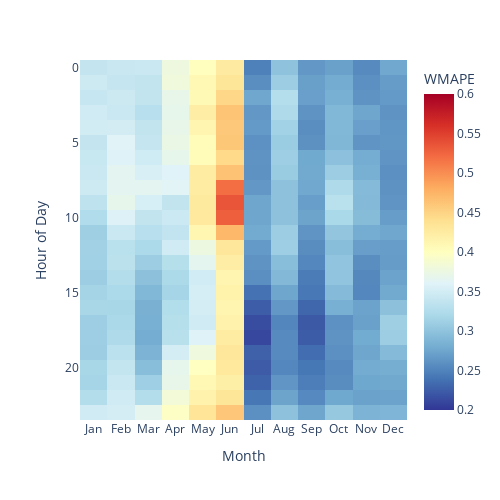

Notebook source saved alongside this figure:
### Code cell
cnnlstm.plot_heatmap()

### Figure 1 — Plotly figure (JSON) as saved in the notebook; plotly's stock layout.template omitted (floating-point values rounded to 4 significant figures; data arrays with more than 128 entries replaced by an {"elided": "..."} marker saying what was removed)
{"data": [{"coloraxis": "coloraxis", "hovertemplate": "Month: %{x}<br>Hour of Day: %{y}<br>WMAPE: %{z}<extra></extra>", "name": "0", "type": "heatmap", "x": ["Jan", "Feb", "Mar", "Apr", "May", "Jun", "Jul", "Aug", "Sep", "Oct", "Nov", "Dec"], "xaxis": "x", "y": [0, 1, 2, 3, 4, 5, 6, 7, 8, 9, 10, 11, 12, 13, 14, 15, 16, 17, 18, 19, 20, 21, 22, 23], "yaxis": "y", "z": {"elided": "24x12 float values"}}], "layout": {"autosize": false, "coloraxis": {"cmax": 0.6, "cmin": 0.2, "colorbar": {"title": {"text": "WMAPE"}}, "colorscale": [[0, "rgb(49,54,149)"], [0.1, "rgb(69,117,180)"], [0.2, "rgb(116,173,209)"], [0.3, "rgb(171,217,233)"], [0.4, "rgb(224,243,248)"], [0.5, "rgb(255,255,191)"], [0.6, "rgb(254,224,144)"], [0.7, "rgb(253,174,97)"], [0.8, "rgb(244,109,67)"], [0.9, "rgb(215,48,39)"], [1, "rgb(165,0,38)"]]}, "height": 500, "margin": {"t": 60}, "width": 500, "xaxis": {"anchor": "y", "autorange": true, "domain": [0, 1], "range": [-0.5, 11.5], "side": "bottom", "title": {"text": "Month"}, "type": "category"}, "yaxis": {"anchor": "x", "autorange": true, "domain": [0, 1], "range": [23.5, -0.5], "title": {"text": "Hour of Day"}, "type": "linear"}}}
